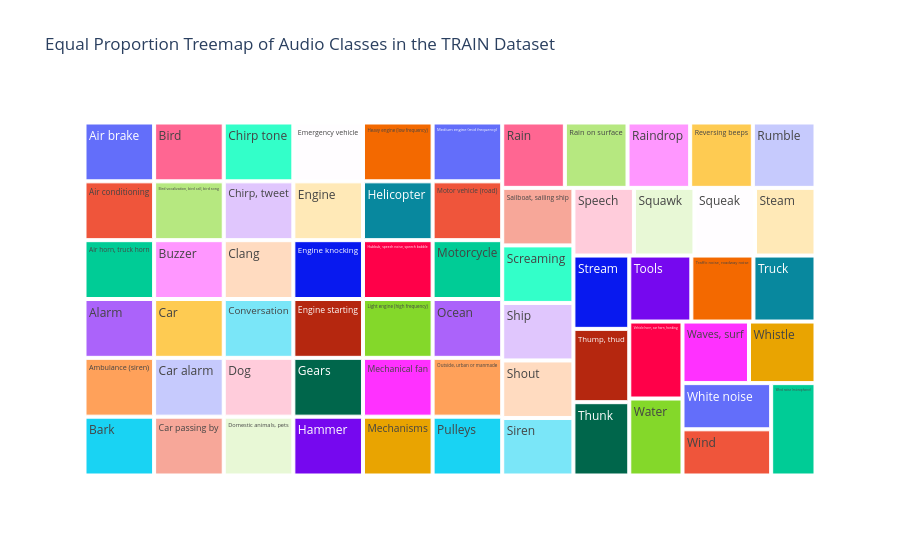

Source (notebook cell):
### Code cell
unique_classes = pd_train['category'].unique()

equal_value_df = pd.DataFrame({'category': unique_classes, 'value': 1})

fig = px.treemap(equal_value_df, 
                 path=['category'], 
                 values='value',
                 title='Equal Proportion Treemap of Audio Classes in the TRAIN Dataset')

fig.show()

### Figure 1 — Plotly figure (JSON) as saved in the notebook; plotly's stock layout.template omitted (floating-point values rounded to 4 significant figures)
{"data": [{"branchvalues": "total", "domain": {"x": [0, 1], "y": [0, 1]}, "hovertemplate": "labels=%{label}<br>value=%{value}<br>parent=%{parent}<br>id=%{id}<extra></extra>", "ids": ["Air brake", "Air conditioning", "Air horn, truck horn", "Alarm", "Ambulance (siren)", "Bark", "Bird", "Bird vocalization, bird call, bird song", "Buzzer", "Car", "Car alarm", "Car passing by", "Chirp tone", "Chirp, tweet", "Clang", "Conversation", "Dog", "Domestic animals, pets", "Emergency vehicle", "Engine", "Engine knocking", "Engine starting", "Gears", "Hammer", "Heavy engine (low frequency)", "Helicopter", "Hubbub, speech noise, speech babble", "Light engine (high frequency)", "Mechanical fan", "Mechanisms", "Medium engine (mid frequency)", "Motor vehicle (road)", "Motorcycle", "Ocean", "Outside, urban or manmade", "Pulleys", "Rain", "Rain on surface", "Raindrop", "Reversing beeps", "Rumble", "Sailboat, sailing ship", "Screaming", "Ship", "Shout", "Siren", "Speech", "Squawk", "Squeak", "Steam", "Stream", "Thump, thud", "Thunk", "Tools", "Traffic noise, roadway noise", "Truck", "Vehicle horn, car horn, honking", "Water", "Waves, surf", "Whistle", "White noise", "Wind", "Wind noise (microphone)"], "labels": ["Air brake", "Air conditioning", "Air horn, truck horn", "Alarm", "Ambulance (siren)", "Bark", "Bird", "Bird vocalization, bird call, bird song", "Buzzer", "Car", "Car alarm", "Car passing by", "Chirp tone", "Chirp, tweet", "Clang", "Conversation", "Dog", "Domestic animals, pets", "Emergency vehicle", "Engine", "Engine knocking", "Engine starting", "Gears", "Hammer", "Heavy engine (low frequency)", "Helicopter", "Hubbub, speech noise, speech babble", "Light engine (high frequency)", "Mechanical fan", "Mechanisms", "Medium engine (mid frequency)", "Motor vehicle (road)", "Motorcycle", "Ocean", "Outside, urban or manmade", "Pulleys", "Rain", "Rain on surface", "Raindrop", "Reversing beeps", "Rumble", "Sailboat, sailing ship", "Screaming", "Ship", "Shout", "Siren", "Speech", "Squawk", "Squeak", "Steam", "Stream", "Thump, thud", "Thunk", "Tools", "Traffic noise, roadway noise", "Truck", "Vehicle horn, car horn, honking", "Water", "Waves, surf", "Whistle", "White noise", "Wind", "Wind noise (microphone)"], "name": "", "parents": ["", "", "", "", "", "", "", "", "", "", "", "", "", "", "", "", "", "", "", "", "", "", "", "", "", "", "", "", "", "", "", "", "", "", "", "", "", "", "", "", "", "", "", "", "", "", "", "", "", "", "", "", "", "", "", "", "", "", "", "", "", "", ""], "type": "treemap", "values": [1, 1, 1, 1, 1, 1, 1, 1, 1, 1, 1, 1, 1, 1, 1, 1, 1, 1, 1, 1, 1, 1, 1, 1, 1, 1, 1, 1, 1, 1, 1, 1, 1, 1, 1, 1, 1, 1, 1, 1, 1, 1, 1, 1, 1, 1, 1, 1, 1, 1, 1, 1, 1, 1, 1, 1, 1, 1, 1, 1, 1, 1, 1]}], "layout": {"legend": {"tracegroupgap": 0}, "title": {"text": "Equal Proportion Treemap of Audio Classes in the TRAIN Dataset"}}}
